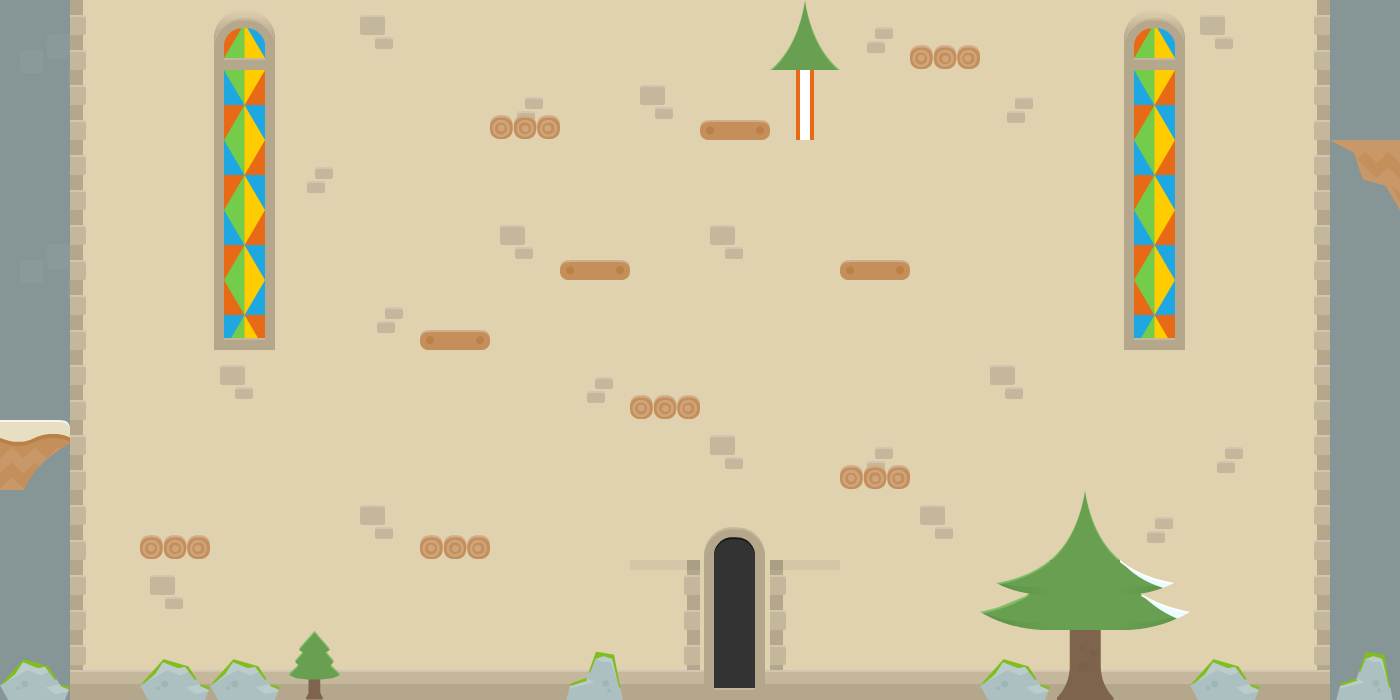

A 2D game scene composited from a Tiled map and its tileset images. What follows is a short description and the map's XML, with each tile layer's data collapsed to a summary:
An orthogonal 20x10 tile map with 70x70 px tiles, 4 tile layers (background-3, background-2, background-1, background-4), 5 tilesets and 23 objects (21x ground, 2x block).

<map version="1.0" orientation="orthogonal" width="20" height="10" tilewidth="70" tileheight="70">
 <tileset firstgid="1" name="bg_castle" tilewidth="1024" tileheight="512">
  <image source="../img/bg_castle.png" width="1024" height="512" />
 </tileset>
 <tileset firstgid="2" name="background-tiles" tilewidth="70" tileheight="70">
  <image source="../img/background-tiles.png" width="910" height="840" />
  <terraintypes>
   <terrain name="New Terrain" tile="-1" />
  </terraintypes>
  <tile id="54" terrain=",,0,">
   <properties>
    <property name="size" value="50px" />
   </properties>
  </tile>
 </tileset>
 <tileset firstgid="158" name="building-tiles" tilewidth="70" tileheight="70">
  <image source="../img/building-tiles.png" width="980" height="490" />
 </tileset>
 <tileset firstgid="256" name="ice-tiles" tilewidth="70" tileheight="70">
  <image source="../img/ice-tiles.png" width="980" height="490" />
 </tileset>
 <tileset firstgid="354" name="request-tiles" tilewidth="70" tileheight="70">
  <image source="../img/request-tiles.png" width="980" height="490" />
 </tileset>
 <layer name="background-3" width="20" height="10">
  <data>[200 cells, 11 non-empty, 1 distinct tile ids]</data>
 </layer>
 <layer name="background-2" width="20" height="10">
  <data>[200 cells, 180 non-empty, 8 distinct tile ids]</data>
 </layer>
 <layer name="background-1" width="20" height="10">
  <data>[200 cells, 36 non-empty, 16 distinct tile ids]</data>
 </layer>
 <layer name="background-4" width="20" height="10">
  <data>[200 cells, 8 non-empty, 7 distinct tile ids]</data>
 </layer>
 <objectgroup color="#ec2309" name="collision" width="20" height="10">
  <object name="ground" type="ground" x="0" y="420">
   <polyline points="0,0 70,0" />
  </object>
  <object name="ground" type="ground" x="1330" y="140">
   <polyline points="0,0 70,0" />
  </object>
  <object name="ground" type="ground" x="142" y="534">
   <polyline points="0,0 70,0" />
  </object>
  <object name="ground" type="ground" x="422" y="534">
   <polyline points="0,0 66,-2" />
  </object>
  <object name="ground" type="ground" x="422" y="326">
   <polyline points="0,0 68,0" />
  </object>
  <object name="ground" type="ground" x="630" y="396">
   <polyline points="0,0 72,0" />
  </object>
  <object name="ground" type="ground" x="842" y="466">
   <polyline points="0,0 68,2" />
  </object>
  <object name="ground" type="ground" x="840" y="260">
   <polyline points="0,0 72,0" />
  </object>
  <object name="ground" type="ground" x="560" y="260">
   <polyline points="0,0 74,0" />
  </object>
  <object name="ground" type="ground" x="702" y="120">
   <polyline points="0,0 70,0" />
  </object>
  <object name="ground" type="ground" x="912" y="48">
   <polyline points="0,0 70,-2" />
  </object>
  <object name="ground" type="ground" x="490" y="114">
   <polyline points="0,0 72,0" />
  </object>
  <object name="ground" type="ground" x="1120" y="282">
   <polyline points="0,0 72,0" />
  </object>
  <object name="ground" type="ground" x="1120" y="210">
   <polyline points="0,0 72,-2" />
  </object>
  <object name="ground" type="ground" x="1122" y="140">
   <polyline points="0,0 70,0" />
  </object>
  <object name="ground" type="ground" x="1120" y="68">
   <polyline points="0,0 72,0" />
  </object>
  <object name="ground" type="ground" x="210" y="280">
   <polyline points="0,0 70,0" />
  </object>
  <object name="ground" type="ground" x="210" y="210">
   <polyline points="0,0 70,0" />
  </object>
  <object name="ground" type="ground" x="210" y="140">
   <polyline points="0,0 70,0" />
  </object>
  <object name="ground" type="ground" x="210" y="70">
   <polyline points="0,0 70,0" />
  </object>
  <object name="ground" type="ground" x="0" y="700">
   <polyline points="0,0 1400,0" />
  </object>
 </objectgroup>
 <objectgroup name="blocks" width="20" height="10">
  <object name="block" type="block" x="350" y="630" width="70" height="70" />
  <object name="block" type="block" x="350" y="560" width="70" height="70" />
 </objectgroup>
</map>
